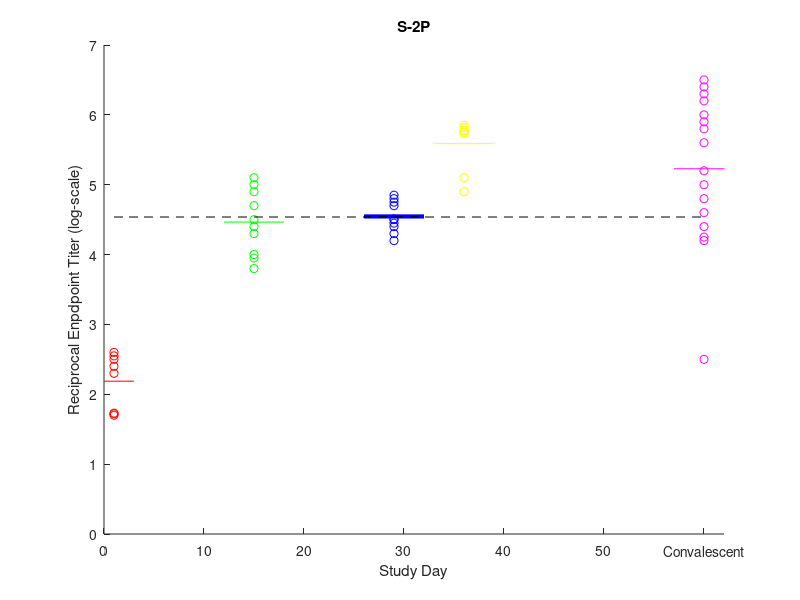

Write MATLAB code to recreate this figure. (Note: this script raises an error after producing the figure.)
%% Problem 3
clear all
close all

day1 = [1.7 1.72 1.73 2.30 2.40 2.50 2.55 2.6]';
day15 = [3.8 3.95 4.00 4.3 4.4 4.5 4.7 4.9 5 5.10]';
day29 = [4.2 4.3 4.4 4.45 4.50 4.51 4.70 4.75 4.80 4.85]';
day36 = [4.9 5.1 5.73 5.75 5.77 5.78 5.82 5.85]';
convplctrl = [2.5 4.2 4.25 4.4 4.6 4.8 5 5.2 5.6 5.8 5.9 6 6.2 6.3 6.4 6.5]';
totvec = [day1' day15' day29' day36' convplctrl'];
totvecl = {'d1', 'd1', 'd1', 'd1', 'd1', 'd1', 'd1', 'd1',...
    'd15', 'd15', 'd15', 'd15', 'd15', 'd15', 'd15', 'd15', 'd15', 'd15',...
    'd29', 'd29', 'd29', 'd29', 'd29', 'd29', 'd29', 'd29', 'd29', 'd29', ...
    'd36', 'd36', 'd36', 'd36', 'd36', 'd36', 'd36', 'd36', ...
    'cptrl', 'cptrl', 'cptrl', 'cptrl', 'cptrl', 'cptrl', 'cptrl', 'cptrl', ...
    'cptrl', 'cptrl', 'cptrl', 'cptrl', 'cptrl', 'cptrl', 'cptrl', 'cptrl'};


d1m = mean(day1);
d15m = mean(day15);
d29m = mean(day29);
d36m = mean(day36);
convplm = mean(convplctrl);
totvecm = mean(totvec);

figure;

day1ones = ones(length(day1),1);
h = scatter(day1ones,day1,'r');

hold on

day15ones = 15*ones(length(day15),1);
h1 = scatter(day15ones,day15, 'g');
hold on

day29ones = 29*ones(length(day29),1);
h2 = scatter(day29ones,day29, 'b');
hold on

day36ones = 36*ones(length(day36),1);
h3 = scatter(day36ones,day36,'y');
hold on

convones = 60*ones(length(convplctrl),1);
h4 = scatter(convones, convplctrl, 'm');

ylim([0 7])
xlim([0 62])

hl0 = line([0:3], [d1m d1m d1m d1m], 'Color', 'r');
hl1 = line([12:18], [d15m d15m d15m d15m d15m d15m d15m], 'Color', 'g');
hl2 = line([26:32], [d29m d29m d29m d29m d29m d29m d29m], 'Color', 'b', 'LineWidth', 3);
hl3 = line([33:39], [d36m d36m d36m d36m d36m d36m d36m], 'Color', 'y');
hl4 = line([57:63], [convplm convplm convplm convplm convplm convplm convplm], 'Color', 'm');
ll = [1:60];
hl5 = line(ll, totvecm*ones(length(ll),1)', 'Color', 'k', 'LineStyle', '--');

title('S-2P')
ylabel('Reciprocal Enpdpoint Titer (log-scale)')
xlabel('Study Day')
set(gca,'XTickLabel',{'0','10','20','30','40','50','Convalescent'});

hold off


dtot = totvec' - totvecm*ones(length(totvec),1);
SStot = dtot'*dtot;
doftot = length(totvec)-1;

%do it for each each group


%take variable
SSerror = sscalc(day1) + sscalc(day15) + sscalc(day29) + sscalc(day36) + sscalc(convplctrl);
groupdof = doftot - 4;

SSgroup = length(day1)*(d1m - totvecm) + length(day15)*(d15m - totvecm) + length(day29)*(d29m - totvecm) + length(day36)*(d36m - totvecm) +...
    length(convplctrl)*(convplm - totvecm); %odd not sure why this didn't work

SSgroup_real = SStot-SSerror;
groupodof = 4;

groupvar = SSgroup_real/groupodof;
errorvar = SSerror/groupdof;
F = groupvar/errorvar;


DOF = [groupodof groupdof doftot]';
% xx = ['Days (Categorical)';'Error';'Total'];
SS = [SSgroup_real, SSerror, SStot]';
MS = [groupvar, errorvar, NaN]';
FF = [F, NaN, NaN]';
pp = [1, NaN, NaN]';
Fcrit = [2.5695, NaN, NaN]';
tfields = { 'DOF'
            'SS'
            'MS'
            'F'
            'Fcrit'
            'isp' };
        
fulltable = table(DOF, SS, MS, FF, Fcrit, pp, 'VariableNames', tfields);

%tukey test
DGM = zeros(5,5);
DGM(2,1) = d1m - d15m;
DGM(3,1) = d1m - d29m;
DGM(4,1) = d1m - d36m;
DGM(5,1) = d1m - convplm;
DGM(3,2) = d15m - d29m;
DGM(4,2) = d15m - d36m;
DGM(5,2) = d15m - convplm;
DGM(4,3) = d29m - d36m;
DGM(5,3) = d29m - convplm;
DGM(5,4) = d36m - convplm;
% DGM
% abs(DGM)
% HSD
q = 4.011;
mse = errorvar;
HSD = zeros(5,5);
HSD(2,1) = 4.011 * ((mse/2)*(1/8 + 1/10))^0.5;
HSD(3,1) = 4.011 * ((mse/2)*(1/8 + 1/10))^0.5;
HSD(4,1) = 4.011 * ((mse/2)*(1/8 + 1/8))^0.5;
HSD(5,1) = 4.011 * ((mse/2)*(1/8 + 1/16))^0.5;
HSD(3,2) = 4.011 * ((mse/2)*(1/10 + 1/10))^0.5;
HSD(4,2) = 4.011 * ((mse/2)*(1/10 + 1/8))^0.5;
HSD(5,2) = 4.011 * ((mse/2)*(1/16 + 1/10))^0.5;
HSD(4,3) = 4.011 * ((mse/2)*(1/8 + 1/10))^0.5;
HSD(5,3) = 4.011 * ((mse/2)*(1/16 + 1/10))^0.5;
HSD(5,4) = 4.011 * ((mse/2)*(1/16 + 1/8))^0.5;
% HSD

% DGM - HSD

diary VJprob3.txt

echo on

fulltable
disp('Since F is greater than critical value, p is less than alpha and thus we can reject the null hypothesis.')
disp('Group 1 is statistically dissimilar to all the rest. Group 4 and 5 are statistically the same, thus are the higher titer.')
disp('According to abs(DGM) - HSD, group 2 and 3 are statistically similar.')
disp('Day 15 and 36 are statistically dissimilar.')
disp('Group 2 and 5 are statistically similar.')
disp('Group 3 and 4 are statistically dissimilar.')

echo off

